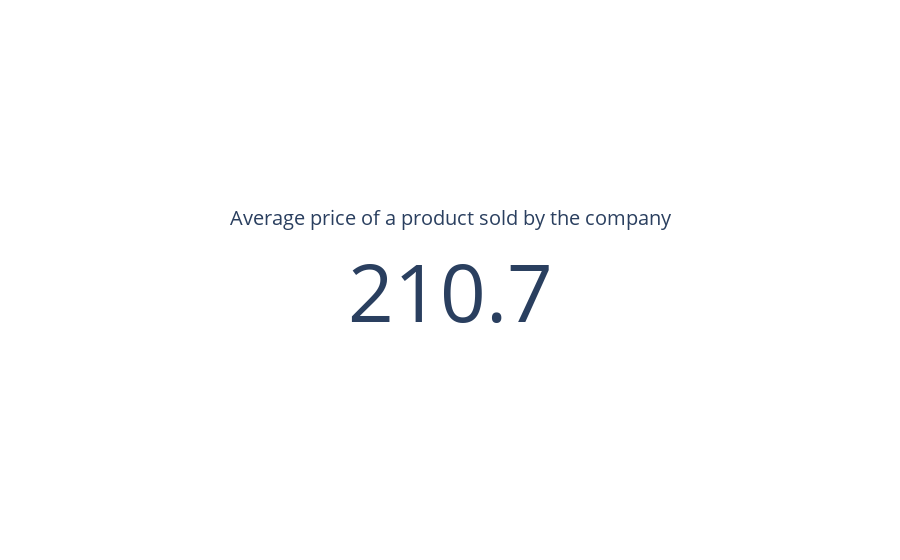

Source (notebook cell):
### Code cell
fig = go.Figure()
fig.add_trace(go.Indicator(mode='number', value=avg_price, title={"text":"Average price of a product sold by the company"},
                          domain={"row":0, "column":0}))

### Figure 1 — Plotly figure (JSON) as saved in the notebook; plotly's stock layout.template omitted (floating-point values rounded to 4 significant figures)
{"data": [{"domain": {"column": 0, "row": 0}, "mode": "number", "title": {"text": "Average price of a product sold by the company"}, "type": "indicator", "value": 210.7}], "layout": {}}
